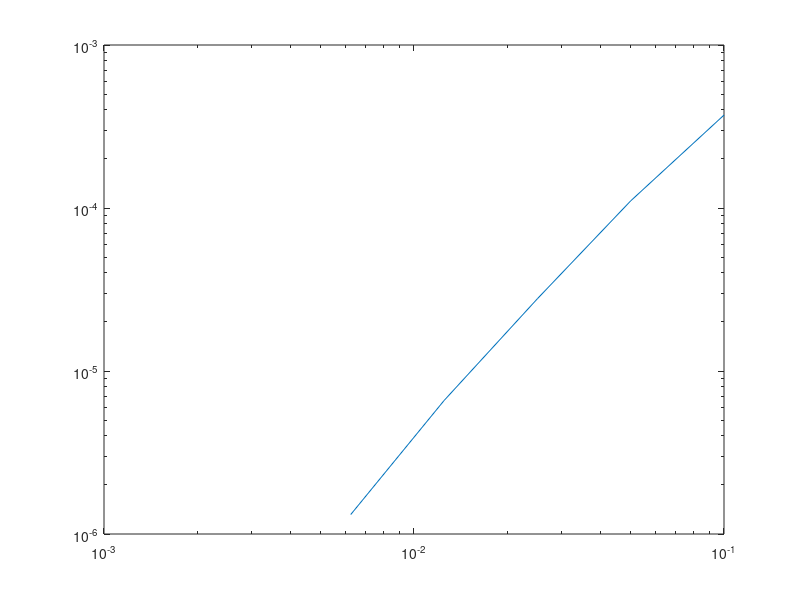

Write the MATLAB code that produced this figure.
clc;
close all;
clear all;

% nonlinear cn2
dt_1_norm = 0.000371665;
dt_05_norm = 0.000110567;
dt_0250_norm = 2.7739e-5;
dt_0125_norm = 6.58653e-6;
dt_00625_norm = 1.31614e-6;

norms = [dt_1_norm, dt_05_norm, dt_0250_norm, dt_0125_norm, dt_00625_norm];
k = 1:length(norms);
fit1 = polyfit(k, log2(norms), 1);

times = [0.1, 0.05, 0.0250, 0.0125, 0.00625];
figure;
loglog(times, norms)